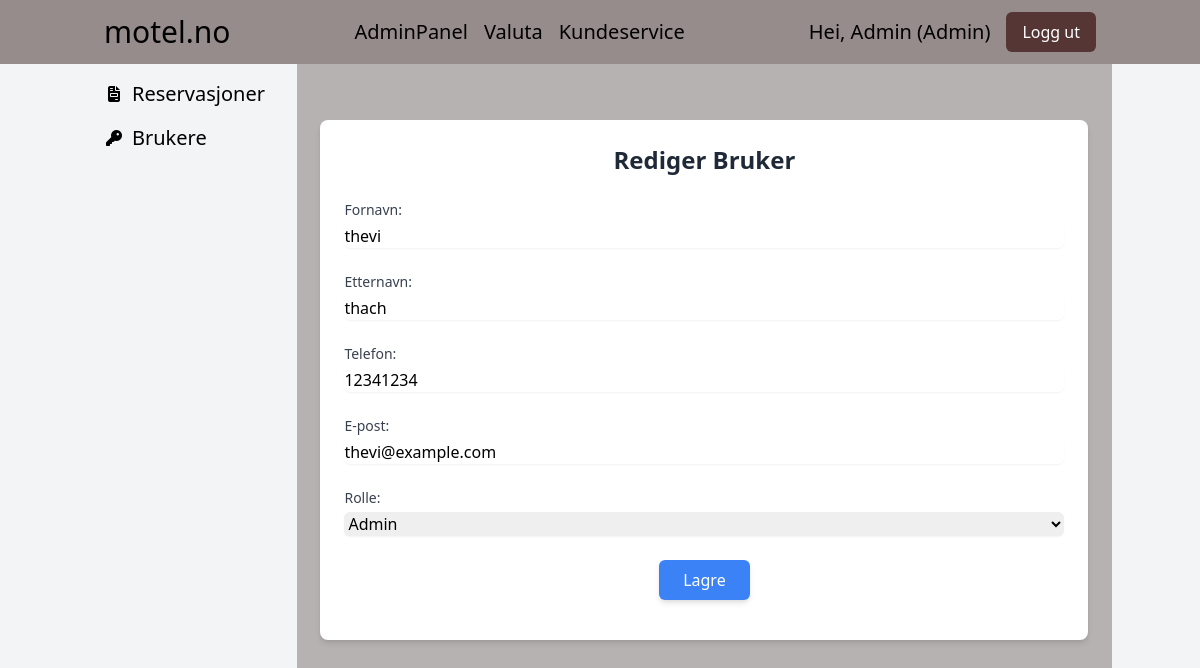
The app's page /Views/AdminPanel/UpdateUser.php?BrukerID=8 (signed in) with its own data.
### tables this page shows
CREATE TABLE `Bruker` (
  `BrukerID` int(11) NOT NULL AUTO_INCREMENT,
  `Navn` varchar(255) NOT NULL,
  `Etternavn` varchar(255) NOT NULL,
  `TlfNr` varchar(20) NOT NULL,
  `Email` varchar(255) NOT NULL,
  `Password` varchar(255) NOT NULL,
  `UserName` varchar(255) UNIQUE NOT NULL,
  `RolleID` int(11) NOT NULL,
  `FailedLoginAttempts` int(11) NOT NULL DEFAULT 0,
  `LastFailedLogin` TIMESTAMP NULL DEFAULT NULL,
  PRIMARY KEY (`BrukerID`)
);

### Includes/Components/EditUser.php (the view, shortened to what this page needs)
<?php
include '../../Includes/utils/NoUserLoggedIn.php';
$userID = $_GET['BrukerID'] ?? null;
if ($_SERVER['REQUEST_METHOD'] === 'GET') {
    $stmt = $conn->prepare("SELECT * FROM Bruker WHERE BrukerID = ?");
    $stmt->bind_param("i", $userID);
    $stmt->execute();
    $user = $stmt->get_result()->fetch_assoc();
}
?>
<html lang="en">
<head>
    <link rel="stylesheet" href="https://cdn.jsdelivr.net/npm/tailwindcss@2.2.19/dist/tailwind.min.css">
</head>
<body class="bg-gray-100">
    <div class="max-w-3xl mx-auto mt-10 bg-white p-6 rounded-lg shadow-md">
        <h2 class="text-2xl font-bold text-center text-gray-800 mb-6">Rediger Bruker</h2>
        <form method="POST" action="" class="space-y-6">
            <div>
                <label for="firstname" class="block text-sm font-medium text-gray-700">Fornavn:</label>
                <input type="text" id="firstname" name="firstname"
                    value="<?php echo htmlspecialchars($user['Navn']); ?>" required
                    class="mt-1 block w-full rounded-md border-gray-300 shadow-sm focus:ring-blue-500 focus:border-blue-500">
            </div>
            <div>
                <label for="lastname" class="block text-sm font-medium text-gray-700">Etternavn:</label>
                <input type="text" id="lastname" name="lastname"
                    value="<?php echo htmlspecialchars($user['Etternavn']); ?>" required
                    class="mt-1 block w-full rounded-md border-gray-300 shadow-sm focus:ring-blue-500 focus:border-blue-500">
            </div>
            <div>
                <label for="phone" class="block text-sm font-medium text-gray-700">Telefon:</label>
                <input type="text" id="phone" name="phone" value="<?php echo htmlspecialchars($user['TlfNr']); ?>"
                    class="mt-1 block w-full rounded-md border-gray-300 shadow-sm focus:ring-blue-500 focus:border-blue-500">
            </div>
            <div>
                <label for="email" class="block text-sm font-medium text-gray-700">E-post:</label>
                <input type="email" id="email" name="email" value="<?php echo htmlspecialchars($user['Email']); ?>"
                    required
                    class="mt-1 block w-full rounded-md border-gray-300 shadow-sm focus:ring-blue-500 focus:border-blue-500">
            </div>
            <div>
                <label for="role" class="block text-sm font-medium text-gray-700">Rolle:</label>
                <select id="role" name="role"
                    class="mt-1 block w-full rounded-md border-gray-300 shadow-sm focus:ring-blue-500 focus:border-blue-500">
                    <option value="2" <?php echo $user['RolleID'] == 2 ? 'selected' : ''; ?>>Admin</option>
                </select>
            </div>
            <div class="text-center">
                <button type="submit"
                    class="inline-block bg-blue-500 text-white font-medium py-2 px-6 rounded-md shadow-md hover:bg-blue-600 focus:ring-2 focus:ring-blue-400 focus:ring-offset-2 focus:outline-none">
                    Lagre
                </button>
            </div>
        </form>
    </div>
</body>
</html>

### Includes/Layout/Navbar.php (style rules this page uses)
html { overflow-y: scroll; }

### records on screen
bruker: firstname "thevi", lastname "thach", phone "12341234", email "thevi@example.com", role "Admin"

### other values on screen
$_SESSION['UserName'] "Admin"
